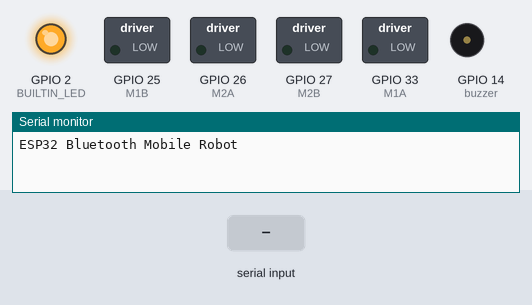
The sketch below on a simulated ESP32. Shown: switched loads named in the sketch (green lamp = pin HIGH), output pins drawn as LEDs (lit = HIGH), buzzer (waves = sounding, pin HIGH), the last lines printed to the serial monitor. The test bench sets the inputs (shaded band). Nothing arrives over Bluetooth unless stated.

Above: at 1.2 s.
1.3 s: "9" received over the second serial link
At 2.9 s:
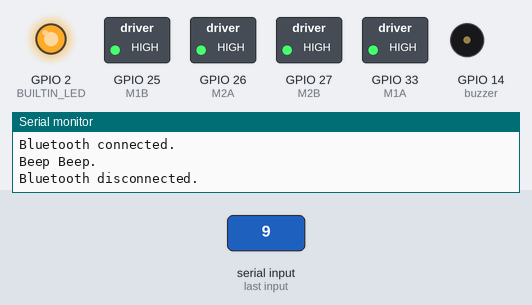
3.8 s: "1" received over the second serial link
At 4.1 s:
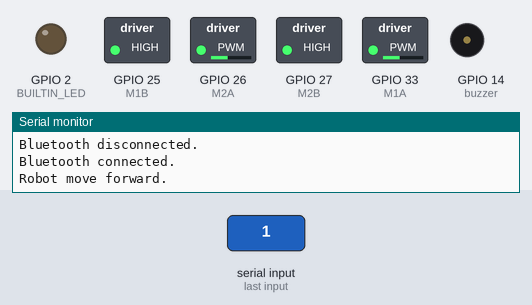
6.3 s: "0" received over the second serial link
At 7.1 s:
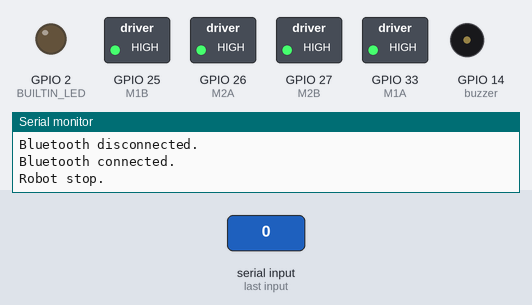
8.8 s: "2" received over the second serial link
At 9.6 s:
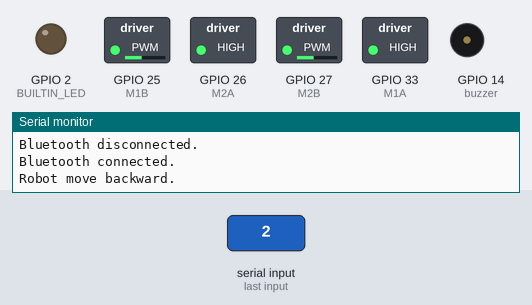
11.3 s: "3" received over the second serial link
At 12.1 s:
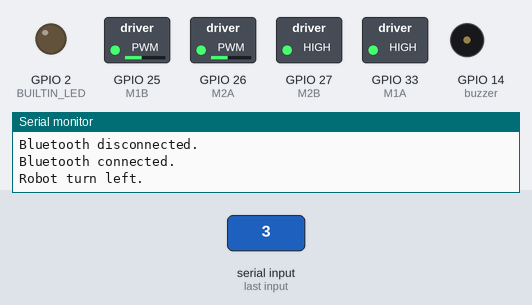
13.8 s: "4" received over the second serial link
At 14.1 s:
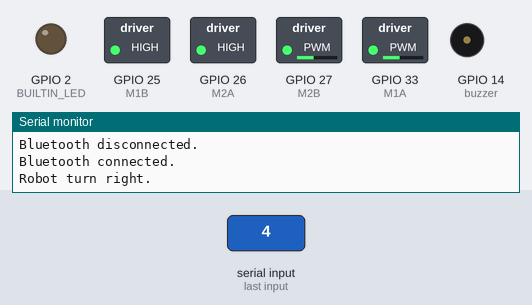
Timing chart, 0 to 16.8 s (numbered marks = the images above; inputs shaded):
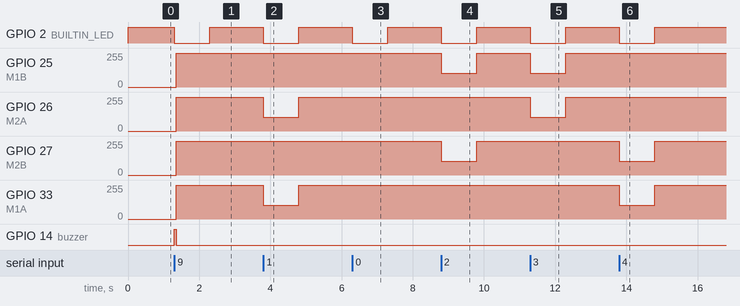

Measured:
- after the input at 1.3 s, GPIO 2 (BUILTIN_LED): HIGH → LOW at once, → HIGH 1.0 s later; GPIO 25 (M1B), GPIO 26 (M2A), GPIO 27 (M2B), GPIO 33 (M1A): 0/255 → 255/255 after 0.05 s; GPIO 14 (buzzer): LOW → HIGH at once, → LOW 0.05 s later
- after the input at 3.8 s, GPIO 2 (BUILTIN_LED): HIGH → LOW at once, → HIGH 1.0 s later; GPIO 26 (M2A), GPIO 33 (M1A): 255/255 → 105/255 at once, → 255/255 1.0 s later
- after the input at 6.3 s, GPIO 2 (BUILTIN_LED): HIGH → LOW at once, → HIGH 1.0 s later
- after the input at 8.8 s, GPIO 2 (BUILTIN_LED): HIGH → LOW at once, → HIGH 1.0 s later; GPIO 25 (M1B), GPIO 27 (M2B): 255/255 → 105/255 at once, → 255/255 1.0 s later
- after the input at 11.3 s, GPIO 2 (BUILTIN_LED): HIGH → LOW at once, → HIGH 1.0 s later; GPIO 25 (M1B), GPIO 26 (M2A): 255/255 → 105/255 at once, → 255/255 1.0 s later
- after the input at 13.8 s, GPIO 2 (BUILTIN_LED): HIGH → LOW at once, → HIGH 1.0 s later; GPIO 27 (M2B), GPIO 33 (M1A): 255/255 → 105/255 at once, → 255/255 1.0 s later

The sketch:

IOT-Experimental_CAR.ino
```cpp
/*
  Project: ESP32 Bluetooth Mobile Robot
  Board:
  - ESP32 Dev Module (Node32 Lite)
    https://my.cytron.io/p-node32-lite-wifi-and-bluetooth-development-kit
 */

#include <BluetoothSerial.h>
BluetoothSerial btSerial;
#define BT_NAME "ESP32BT-Idris" // Set bluetooth name

#define BUILTIN_LED 2 // LED is active low
#define M1A 33
#define M1B 25
#define M2A 26
#define M2B 27

#define PWM_FREQUENCY   1000
#define PWM_RESOLUTION  8
#define M1A_PWM_CHANNEL 0
#define M1B_PWM_CHANNEL 1
#define M2A_PWM_CHANNEL 2
#define M2B_PWM_CHANNEL 3

#define MAX_SPEED 255

const int buzzer = 14;
boolean btConnected = false;
char key, previousKey;
int motorLeft, motorRight;
long previousMillis = 0;
int timeout = 1000;

void setup()
{
  pinMode(buzzer, OUTPUT);
  pinMode(BUILTIN_LED, OUTPUT);

  ledcSetup(M1A_PWM_CHANNEL, PWM_FREQUENCY, PWM_RESOLUTION);
  ledcSetup(M1B_PWM_CHANNEL, PWM_FREQUENCY, PWM_RESOLUTION);
  ledcSetup(M2A_PWM_CHANNEL, PWM_FREQUENCY, PWM_RESOLUTION);
  ledcSetup(M2B_PWM_CHANNEL, PWM_FREQUENCY, PWM_RESOLUTION);

  ledcAttachPin(M1A, M1A_PWM_CHANNEL);
  ledcAttachPin(M1B, M1B_PWM_CHANNEL);
  ledcAttachPin(M2A, M2A_PWM_CHANNEL);
  ledcAttachPin(M2B, M2B_PWM_CHANNEL);

  Serial.begin(115200);
  btSerial.begin(BT_NAME);

  Serial.println("ESP32 Bluetooth Mobile Robot");
  Serial.println();

  digitalWrite(BUILTIN_LED, HIGH);
}

void loop()
{
  if (btSerial.available()) {
    previousMillis = millis();

    char inChar = (char)btSerial.read();

    if (btConnected == false) {
      btConnected = true;
      digitalWrite(BUILTIN_LED, LOW); // Turn on led
      Serial.println("Bluetooth connected.");
    }

    if (inChar >= '0' && inChar <= '9') {
      key = inChar;
      if (key != previousKey) {

        switch (key) {
          case '0':
            Serial.println("Robot stop.");
            motorLeft = 0;
            motorRight = 0;
            break;

            //case '9' = X

          case '1':
            Serial.println("Robot move forward.");
            motorLeft = 150;
            motorRight = 150;
            break;

          case '2':
            Serial.println("Robot move backward.");
            motorLeft = -150;
            motorRight = -150;
            break;

          case '3':
            Serial.println("Robot turn left.");
            motorLeft = -150;
            motorRight = 150;
            break;

          case '4':
            Serial.println("Robot turn right.");
            motorLeft = 150;
            motorRight = -150;
            break;

            case '9':
            Serial.println("Beep Beep.");
            digitalWrite(buzzer, HIGH);
            delay(50);
            digitalWrite(buzzer, LOW);
            delay(1);
            break;
        }

        motorLeft = constrain(motorLeft, -MAX_SPEED, MAX_SPEED);
        motorRight = constrain(motorRight, -MAX_SPEED, MAX_SPEED);
        robotMove(motorLeft, motorRight);
        previousKey = key;
      }
    }
  }

  if (millis() - previousMillis > timeout &&
      btConnected == true) {

    Serial.println("Bluetooth disconnected.");
    robotMove(0, 0);
    digitalWrite(BUILTIN_LED, HIGH); // Turn off led
    btConnected = false;
  }
}

void robotMove(int speedLeft, int speedRight)
{
  speedLeft = constrain(speedLeft, -255, 255);
  speedRight = constrain(speedRight, -255, 255);

  if (speedLeft > 0) {
    int speedL = map(speedLeft, 0, 255, 255, 0);
    ledcWrite(M1A_PWM_CHANNEL, speedL);
    ledcWrite(M1B_PWM_CHANNEL, 255);
  }
  else {
    int speedL = map(speedLeft, -255, 0, 0, 255);
    ledcWrite(M1A_PWM_CHANNEL, 255);
    ledcWrite(M1B_PWM_CHANNEL, speedL);
  }

  if (speedRight > 0) {
    int speedR = map(speedRight, 0, 255, 255, 0);
    ledcWrite(M2A_PWM_CHANNEL, speedR);
    ledcWrite(M2B_PWM_CHANNEL, 255);
  }
  else {
    int speedR = map(speedRight, -255, 0, 0, 255);
    ledcWrite(M2A_PWM_CHANNEL, 255);
    ledcWrite(M2B_PWM_CHANNEL, speedR);
  }
}
```
